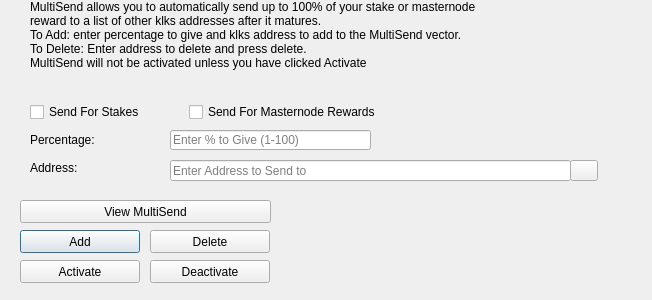
<?xml version="1.0" encoding="UTF-8"?>
<ui version="4.0">
 <class>MultiSendDialog</class>
 <widget class="QDialog" name="MultiSendDialog">
  <property name="windowModality">
   <enum>Qt::NonModal</enum>
  </property>
  <property name="geometry">
   <rect>
    <x>0</x>
    <y>0</y>
    <width>652</width>
    <height>300</height>
   </rect>
  </property>
  <property name="windowTitle">
   <string>MultiSend</string>
  </property>
  <widget class="QLineEdit" name="multiSendPercentEdit">
   <property name="geometry">
    <rect>
     <x>170</x>
     <y>130</y>
     <width>201</width>
     <height>20</height>
    </rect>
   </property>
   <property name="toolTip">
    <string>Enter whole numbers 1 - 100</string>
   </property>
   <property name="placeholderText">
    <string>Enter % to Give (1-100)</string>
   </property>
  </widget>
  <widget class="QLineEdit" name="multiSendAddressEdit">
   <property name="geometry">
    <rect>
     <x>170</x>
     <y>160</y>
     <width>401</width>
     <height>21</height>
    </rect>
   </property>
   <property name="toolTip">
    <string/>
   </property>
   <property name="placeholderText">
    <string>Enter Address to Send to</string>
   </property>
  </widget>
  <widget class="QLabel" name="label_2">
   <property name="geometry">
    <rect>
     <x>30</x>
     <y>0</y>
     <width>451</width>
     <height>121</height>
    </rect>
   </property>
   <property name="lineWidth">
    <number>1</number>
   </property>
   <property name="text">
    <string>MultiSend allows you to automatically send up to 100% of your stake or masternode reward to a list of other klks addresses after it matures.
To Add: enter percentage to give and klks address to add to the MultiSend vector.
To Delete: Enter address to delete and press delete.
MultiSend will not be activated unless you have clicked Activate</string>
   </property>
   <property name="alignment">
    <set>Qt::AlignLeading|Qt::AlignLeft|Qt::AlignTop</set>
   </property>
   <property name="wordWrap">
    <bool>true</bool>
   </property>
  </widget>
  <widget class="QLabel" name="message">
   <property name="geometry">
    <rect>
     <x>290</x>
     <y>200</y>
     <width>351</width>
     <height>91</height>
    </rect>
   </property>
   <property name="text">
    <string/>
   </property>
  </widget>
  <widget class="QPushButton" name="addButton">
   <property name="geometry">
    <rect>
     <x>20</x>
     <y>230</y>
     <width>120</width>
     <height>23</height>
    </rect>
   </property>
   <property name="toolTip">
    <string/>
   </property>
   <property name="statusTip">
    <string>Add to MultiSend Vector</string>
   </property>
   <property name="text">
    <string>Add</string>
   </property>
  </widget>
  <widget class="QPushButton" name="disableButton">
   <property name="geometry">
    <rect>
     <x>150</x>
     <y>260</y>
     <width>120</width>
     <height>23</height>
    </rect>
   </property>
   <property name="statusTip">
    <string>Deactivate MultiSend</string>
   </property>
   <property name="text">
    <string>Deactivate</string>
   </property>
  </widget>
  <widget class="QPushButton" name="addressBookButton">
   <property name="geometry">
    <rect>
     <x>570</x>
     <y>160</y>
     <width>28</width>
     <height>21</height>
    </rect>
   </property>
   <property name="toolTip">
    <string>Choose an address from the address book</string>
   </property>
   <property name="text">
    <string/>
   </property>
   <property name="icon">
    <iconset resource="../klks.qrc">
     <normaloff>:/icons/address-book</normaloff>:/icons/address-book</iconset>
   </property>
   <property name="shortcut">
    <string>Alt+A</string>
   </property>
   <property name="autoDefault">
    <bool>false</bool>
   </property>
  </widget>
  <widget class="QLabel" name="label">
   <property name="geometry">
    <rect>
     <x>30</x>
     <y>130</y>
     <width>121</width>
     <height>20</height>
    </rect>
   </property>
   <property name="toolTip">
    <string>Percentage of stake to send</string>
   </property>
   <property name="text">
    <string>Percentage:</string>
   </property>
  </widget>
  <widget class="QLabel" name="label_5">
   <property name="geometry">
    <rect>
     <x>30</x>
     <y>160</y>
     <width>111</width>
     <height>16</height>
    </rect>
   </property>
   <property name="toolTip">
    <string>Address to send portion of stake to</string>
   </property>
   <property name="text">
    <string>Address:</string>
   </property>
  </widget>
  <widget class="QPushButton" name="deleteButton">
   <property name="geometry">
    <rect>
     <x>150</x>
     <y>230</y>
     <width>120</width>
     <height>23</height>
    </rect>
   </property>
   <property name="toolTip">
    <string/>
   </property>
   <property name="statusTip">
    <string>Delete Address From MultiSend Vector</string>
   </property>
   <property name="text">
    <string>Delete</string>
   </property>
  </widget>
  <widget class="QPushButton" name="activateButton">
   <property name="geometry">
    <rect>
     <x>20</x>
     <y>260</y>
     <width>120</width>
     <height>23</height>
    </rect>
   </property>
   <property name="statusTip">
    <string>Activate MultiSend</string>
   </property>
   <property name="text">
    <string>Activate</string>
   </property>
  </widget>
  <widget class="QPushButton" name="viewButton">
   <property name="geometry">
    <rect>
     <x>20</x>
     <y>200</y>
     <width>251</width>
     <height>23</height>
    </rect>
   </property>
   <property name="toolTip">
    <string/>
   </property>
   <property name="statusTip">
    <string>View MultiSend Vector</string>
   </property>
   <property name="text">
    <string>View MultiSend</string>
   </property>
  </widget>
  <widget class="QWidget" name="horizontalLayoutWidget">
   <property name="geometry">
    <rect>
     <x>30</x>
     <y>100</y>
     <width>351</width>
     <height>24</height>
    </rect>
   </property>
   <layout class="QHBoxLayout" name="horizontalLayout">
    <item>
     <widget class="QCheckBox" name="multiSendStakeCheckBox">
      <property name="text">
       <string>Send For Stakes</string>
      </property>
     </widget>
    </item>
    <item>
     <widget class="QCheckBox" name="multiSendMasternodeCheckBox">
      <property name="text">
       <string>Send For Masternode Rewards</string>
      </property>
     </widget>
    </item>
   </layout>
  </widget>
 </widget>
 <resources>
  <include location="../klks.qrc"/>
 </resources>
 <connections/>
</ui>
